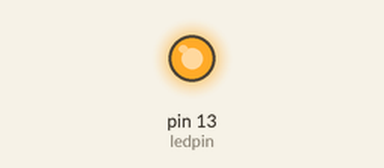
A sketch run on a simulated Arduino Uno, built with avr-gcc and run on an emulated ATmega328P. Parts: output pins drawn as LEDs (lit = HIGH).

Above: at 0.4 s.
At 4.0 s:
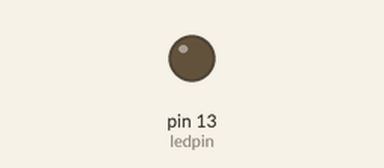
Timing chart, 0 to 6.2 s (numbered marks = the images above):
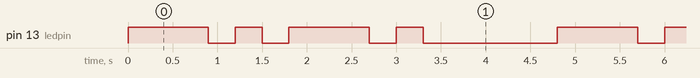

The sketch:

morse.ino.ino
```cpp
const int ledpin = LED_BUILTIN;
const int dot_duration = 300;

String sequence = "LSLSP";
unsigned int sequence_pos = 0;


void setup() {
  pinMode(ledpin, OUTPUT);// put your setup code here, to run once:
}

void loop() {
  //Serial.println("mroo");
if(sequence[sequence_pos] == 'S'){
  digitalWrite(ledpin, HIGH);
  delay(dot_duration);
  digitalWrite(ledpin, LOW);
  delay(dot_duration);
  }
  else if(sequence[sequence_pos] == 'L'){
  digitalWrite(ledpin, HIGH);
  delay(dot_duration*3);
  digitalWrite(ledpin, LOW);
  delay(dot_duration);
  }
  else if(sequence[sequence_pos] == 'P'){
  digitalWrite(ledpin, LOW);
  delay(dot_duration);
  digitalWrite(ledpin, LOW);
  delay(dot_duration*3);
  }

  sequence_pos++;
  if(sequence_pos >= sequence.length()){
    sequence_pos = 0;
  }
 }
```

Measured:
- by itself, pin 13 (ledpin): repeats every 4.8 s: LOW 0.30 s, HIGH 0.30 s, LOW 0.30 s, HIGH 0.90 s, LOW 0.30 s, HIGH 0.30 s, LOW 1.5 s, HIGH 0.90 s
- by itself, everything shown: repeats every 4.8 s, in 8 steps
